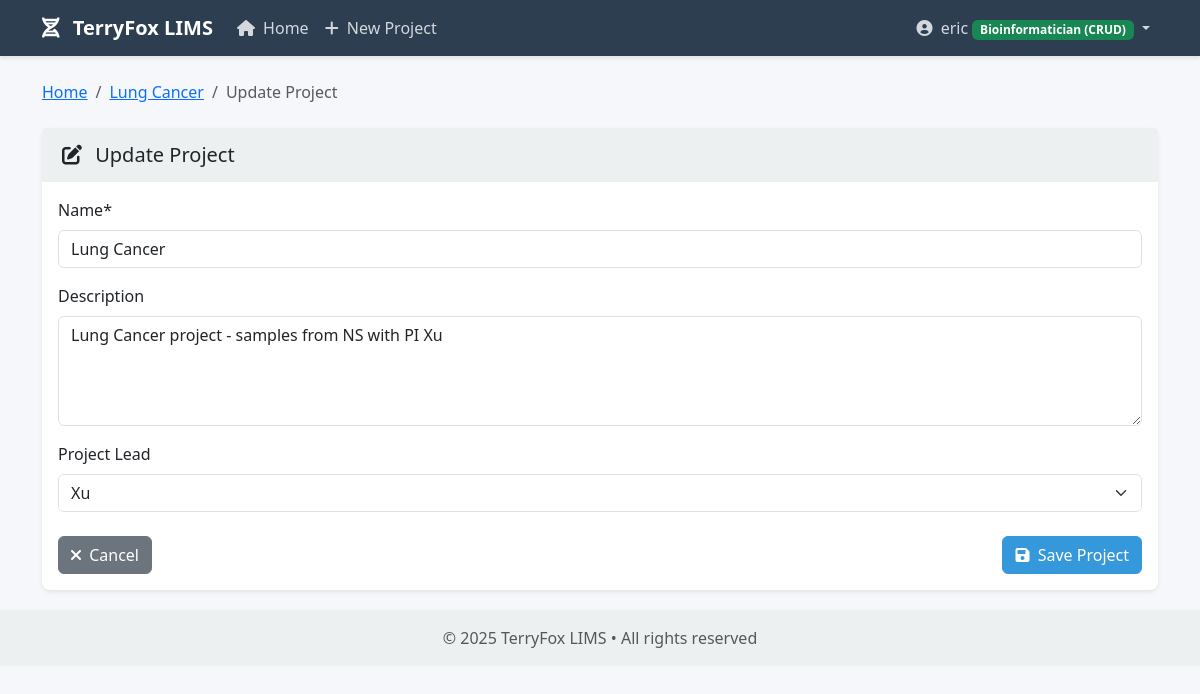
Before: /projects/7/update/ (signed in) with the older database file.
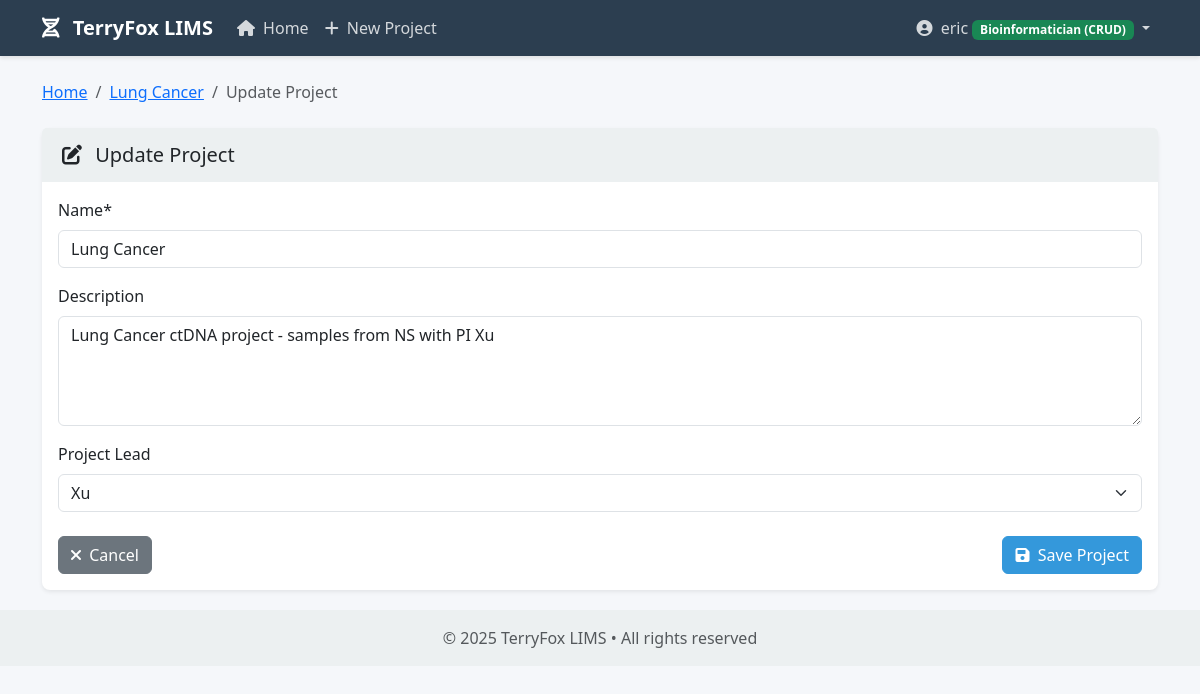
After: the same page with the newer database file.
### core/models.py (models this page shows, shortened)
class Project(models.Model):
    name = models.CharField(max_length=255)
    description = models.TextField(blank=True)
    project_lead = models.ForeignKey(
        ProjectLead,
        on_delete=models.SET_NULL,
        null=True,
        blank=True,
        related_name='projects',
        verbose_name=_('Project Lead')
    )
    created_at = models.DateTimeField(auto_now_add=True)
    updated_at = models.DateTimeField(auto_now=True)
    created_by = models.ForeignKey(User, on_delete=models.CASCADE, related_name='created_projects')

### core/views.py (the view)
# urls.py: path('projects/<int:project_id>/update/', views.project_update, name='project_update'),
@login_required
@permission_required('core.change_project', raise_exception=True)
def project_update(request, project_id):
    project = get_object_or_404(Project, id=project_id)
    if request.method == 'POST':
        form = ProjectForm(request.POST, instance=project)
        if form.is_valid():
            form.save()
            messages.success(request, _('Project updated successfully!'))
            return redirect('project_detail', project_id=project.id)
    else:
        form = ProjectForm(instance=project)
    return render(request, 'core/project_form.html', {
        'form': form,
        'project': project,
        'title': _('Update Project')
    })

### core/forms.py
class ProjectForm(forms.ModelForm):
    class Meta:
        model = Project
        fields = ['name', 'description', 'project_lead']
        widgets = {
            'name': forms.TextInput(attrs={'class': 'form-control'}),
            'description': forms.Textarea(attrs={'class': 'form-control', 'rows': 4}),
            'project_lead': forms.Select(attrs={'class': 'form-select'}),
        }
    def __init__(self, *args, **kwargs):
        super().__init__(*args, **kwargs)
        self.fields['project_lead'].empty_label = _('-- Select a Project Lead --')

### core/models.py (called while the page is built)
    def __str__(self):
        return self.name

### templates/core/project_form.html (shortened to what this page needs)
{% extends 'base.html' %}
{% load crispy_forms_tags %}
{% block content %}
<nav aria-label="breadcrumb" class="mb-4">
    <ol class="breadcrumb">
        <li class="breadcrumb-item"><a href="{% url 'home' %}">Home</a></li>
        {% if project %}
        <li class="breadcrumb-item"><a href="{% url 'project_detail' project_id=project.id %}">{{ project.name }}</a></li>
        {% endif %}
        <li class="breadcrumb-item active">{{ title }}</li>
    </ol>
</nav>
<div class="card shadow-sm">
    <div class="card-header">
        <h5 class="mb-0">
            {% if project %}
            <i class="fas fa-edit me-2"></i>
            {% else %}
            <i class="fas fa-plus me-2"></i>
            {% endif %}
            {{ title }}
        </h5>
    </div>
    <div class="card-body">
        <form method="post">
            {% for field in form %}
                {% if field.name == 'name' or field.name == 'description' %}
                    {{ field|as_crispy_field }}
                {% endif %}
            {% endfor %}
            <div class="mb-3">
                <label class="form-label" for="id_project_lead">{{ form.project_lead.label }}</label>
                {{ form.project_lead }}
            </div>
            <div class="d-flex justify-content-between mt-4">
                <a href="{% if project %}{% url 'project_detail' project_id=project.id %}{% else %}{% url 'home' %}{% endif %}" class="btn btn-secondary">
                    <i class="fas fa-times me-1"></i> Cancel
                </a>
                <button type="submit" class="btn btn-primary">
                    <i class="fas fa-save me-1"></i> Save Project
                </button>
            </div>
        </form>
    </div>
</div>
{% endblock %}

Changed rows visible on the page:
changed Project "Lung Cancer": description "Lung Cancer project - samples from NS with PI Xu" → "Lung Cancer ctDNA project - samples from NS with PI Xu"
